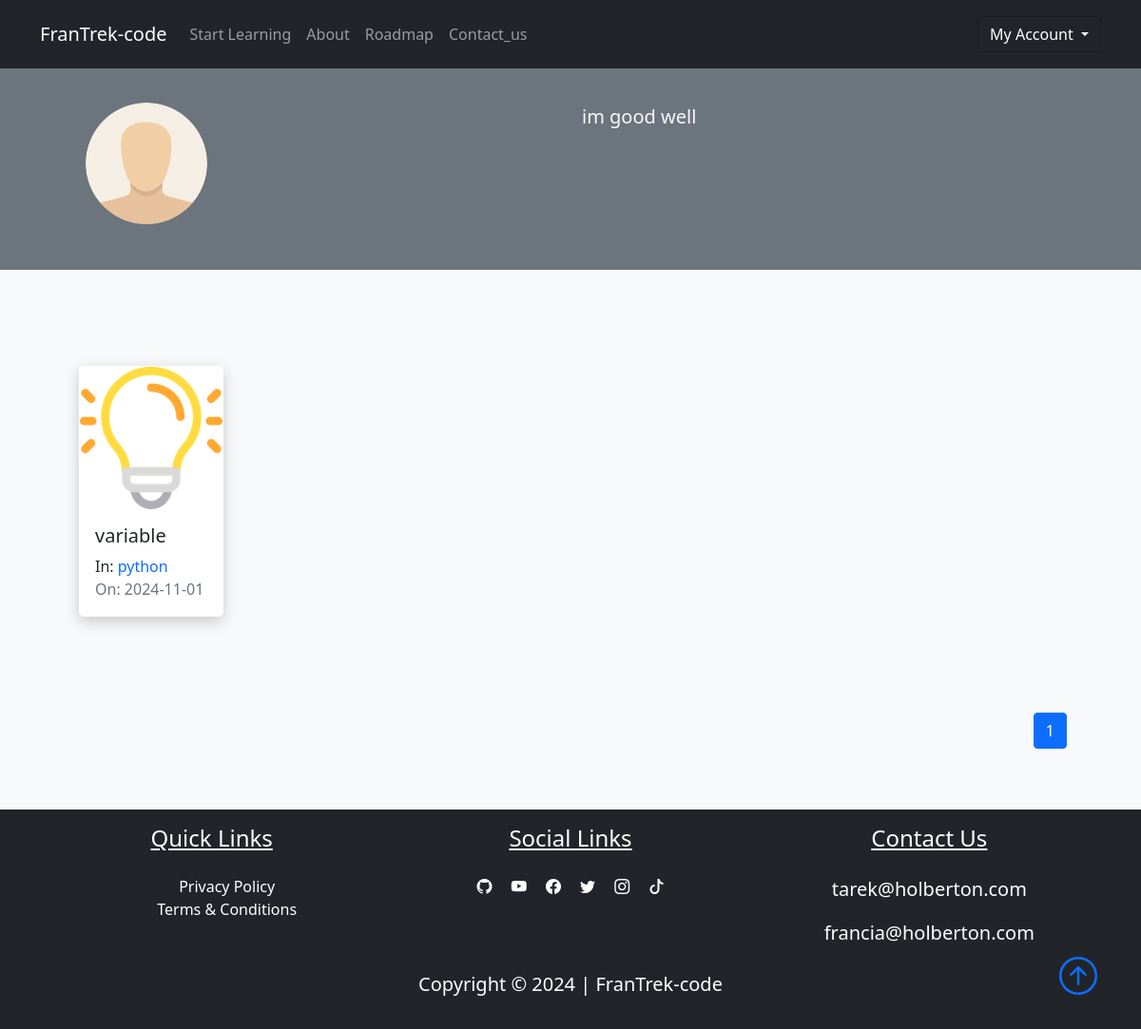
/author/tarekzindin (signed in), run on the app's committed database.
### FranTrek/models.py (models this page shows, shortened)
class User(db.Model, UserMixin):
    id = db.Column(db.Integer, primary_key=True)
    fname = db.Column(db.String(25), nullable=False)
    lname = db.Column(db.String(25), nullable=False)
    username = db.Column(db.String(25), unique=True, nullable=False)
    email = db.Column(db.String(125), unique=True, nullable=False)
    image_file = db.Column(db.String(20), nullable=False, default="default.png")
    bio = db.Column(db.Text, nullable=True)
    password = db.Column(db.String(60), nullable=False)
    lessons = db.relationship("Lesson", backref="author", lazy=True)

class Lesson(db.Model):
    id = db.Column(db.Integer, primary_key=True)
    title = db.Column(db.String(100), nullable=False)
    date_posted = db.Column(db.DateTime, nullable=False, default=datetime.utcnow)
    content = db.Column(db.Text, nullable=False)
    thumbnail = db.Column(
        db.String(20), nullable=False, default="default_thumbnail.jpg"
    )
    slug = db.Column(db.String(32), nullable=False)
    user_id = db.Column(db.Integer, db.ForeignKey("user.id"), nullable=False)
    course_id = db.Column(db.Integer, db.ForeignKey("course.id"), nullable=False)

class Course(db.Model):
    id = db.Column(db.Integer, primary_key=True)
    title = db.Column(db.String(50), unique=True, nullable=False)
    description = db.Column(db.String(150), nullable=False)
    icon = db.Column(db.String(20), nullable=False, default="default_icon.jpg")
    lessons = db.relationship("Lesson", backref="course_name", lazy=True)

### FranTrek/users/routes.py (the view)
@users.route("/author/<string:username>", methods=["GET"])
def author(username):
    user = User.query.filter_by(username=username).first_or_404()
    page = request.args.get("page", 1, type=int)
    lessons = (
        Lesson.query.filter_by(author=user)
        .order_by(Lesson.date_posted.desc())
        .paginate(page=page, per_page=6)
    )
    return render_template("author.html", lessons=lessons, user=user)

### FranTrek/models.py (called while the page is built)
@login_manager.user_loader
def load_user(user_id):
    return User.query.get(int(user_id))

### FranTrek/templates/author.html (shortened to what this page needs)
{% extends "layout.html"%}
{% block content %}
<div class="container-fluid bg-secondary">
    <div class="container">
        <div class="row p-5">
            <div class="col-6">
                <img class="rounded-circle" src="{{url_for('static', filename='user_pics/' + user.image_file)}}" alt="">
            </div>
            <div class="col-6">
                <span class="lead text-light">{{user.bio}}</span>
            </div>
        </div>
    </div>
</div>
<section class="bg-light">
    <div class="container p-5">
        <div class="row">
            {% for lesson in lessons.items %}
            <div class="col-sm-12 col-md-6 col-lg-4 pb-5 d-flex align-items-stretch">
                <div class="card lesson">
                    <img src="{{url_for('static', filename='lesson_thumbnails/'+lesson.thumbnail)}}" class="card-img">
                    <div class="card-body d-flex flex-column">
                        <h5 class="card-title">
                            <a class="text-decoration-none text-dark"
                                href="{{url_for('lessons.lesson', lesson_slug=lesson.slug, course=lesson.course_name.title)}}">{{lesson.title}}</a>
                        </h5>
                        <p class="card-text mb-0">In:
                            <a href="{{url_for('courses.course', course_title=lesson.course_name.title)}}"
                                class="link">{{lesson.course_name.title}}</a>
                        </p>
                        <span class="text-muted">On: {{lesson.date_posted.strftime('%Y-%m-%d')}}</span>
                    </div>
                </div>
            </div>
            {% endfor %}
            <nav class="mt-5" aria-label="...">
                <ul class="pagination" style="display: flex; justify-content: flex-end">
                    {% for page_num in lessons.iter_pages(left_edge=1, right_edge=1, left_current=1, right_current=2) %}
                    {% if page_num %}
                    {% if lessons.page == page_num %}
                    <li class="page-item active">
                        <a href="{{url_for('users.author', username=user.username, page=page_num)}}"
                            class="page-link">{{page_num}}</a>
                    </li>
                    {%else%}
                    <li class="page-item">
                        <a href="{{url_for('users.author', username=user.username, page=page_num)}}"
                            class="page-link">{{page_num}}</a>
                    </li>
                    {%endif%}
                    {% else %}
                    <span class="mx-2">...</span>
                    {% endif %}
                    {% endfor %}
                </ul>
            </nav>
        </div>
    </div>
</section>
{% endblock content%}

### FranTrek/static/main.css (style rules this page uses)
body::before { display: block; content: ''; height: 60px; }
.card { transition: 0.7s ease; box-shadow: 0 5px 15px rgba(1 1 1/ 15); border-radius: 5px; margin: 5px; }
.lesson { box-shadow: 0 5px 15px rgba(200 200 200/ 15); border-radius: 5px; border: 1px solid #fff; }
.link { text-decoration: none; }

### data on the page
User: image_file (placeholder picture), bio "im good well"
Lesson: thumbnail (picture), title "variable", course_name "python", date_posted "2024-11-01"

### other printed values
{{ page_num }} "1"
